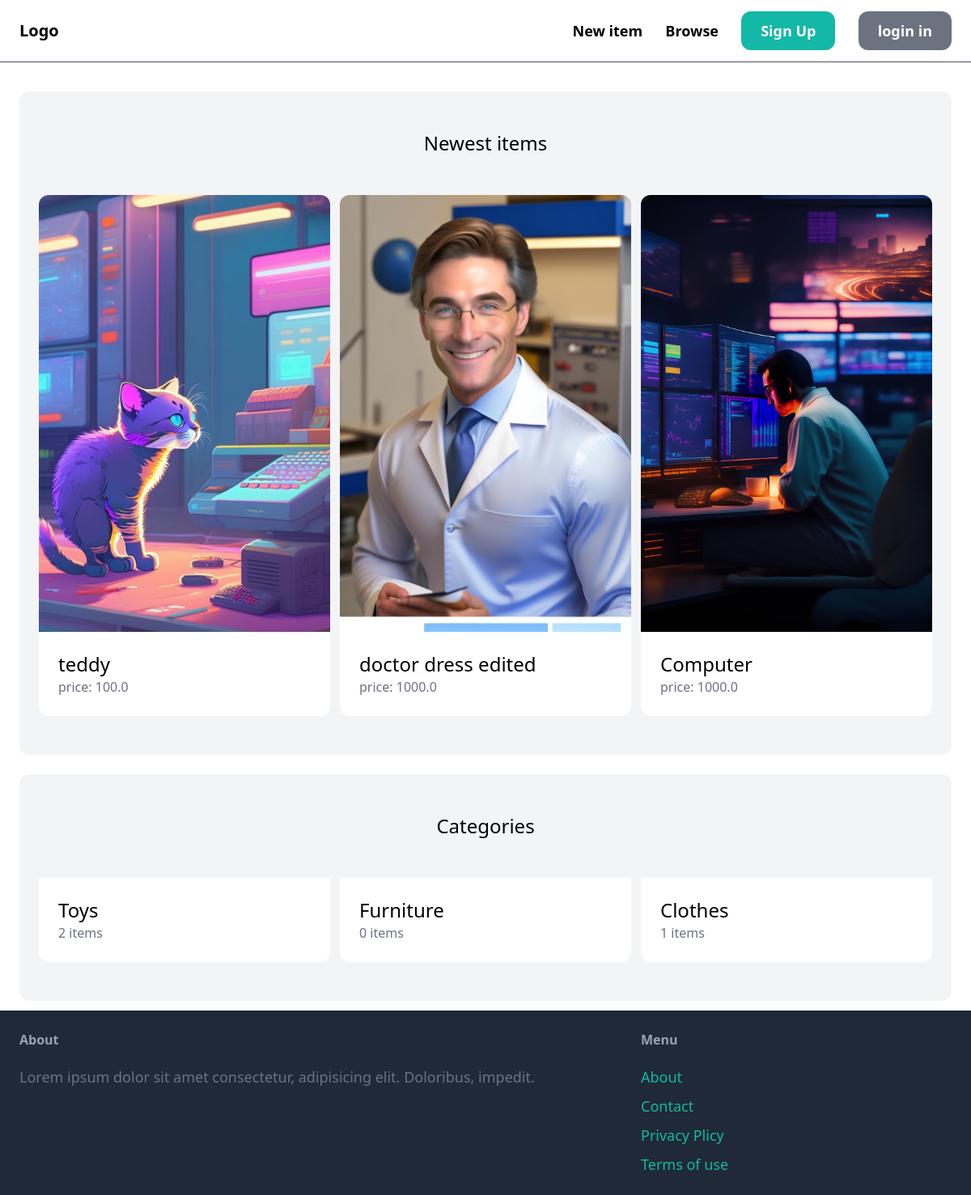
The page / on the database its author committed.
### item/models.py (models this page shows, shortened)
class Item(models.Model):
    category= models.ForeignKey(Category,related_name='items', on_delete=models.CASCADE)
    name = models.CharField(max_length=255)
    description = models.TextField(blank=True, null=True)
    price=models.FloatField()
    image= models.ImageField(upload_to='item_images', blank=True, null=True)
    is_sold=models.BooleanField(default=False)
    created_by=models.ForeignKey(User, related_name='items', on_delete=models.CASCADE)
    created_at=models.DateTimeField(auto_now_add=True)

class Category(models.Model):
    name=models.CharField(max_length=255)
    class Meta:
        verbose_name_plural = 'Categories'

### core/views.py (the view)
# urls.py: path('', views.index, name='index'),
def index(req):
    items = Item.objects.filter(is_sold=False)
    category = Category.objects.all()
    return render(req, 'core/index.html', {
        'categories' : category,
        'items' : items,
    })

### core/templates/core/index.html (shortened to what this page needs)
{% extends 'core/base.html' %}
{% block content %}
    <div class= 'mt-6 px-6 py-12 bg-gray-100 rounded-xl'>
        <h2 class='mb-12 text-2xl text-center'>Newest items</h2>
        <div class='grid grid-cols-3 gap-3'>
            {% for item in items %}
                <div class=''>
                    <a href="{% url 'item:detail' item.id %}">
                        <div>
                            <img class='rounded-t-xl ' src="{{item.image.url}}" alt="/">
                        </div>
                        <div class='p-6 bg-white rounded-b-xl'>
                            <h2 class='text-2xl'>{{item.name}}</h2>
                            <p class='text-gray-500'>price: {{item.price}}</p>
                        </div>
                    </a>
                </div>
            {% endfor %}
        </div>
    </div>
    <div class= 'mt-6 px-6 py-12 bg-gray-100 rounded-xl'>
        <h2 class='mb-12 text-2xl text-center'>Categories</h2>
        <div class='grid grid-cols-3 gap-3'>
            {% for category in categories %}
                <div class=''>
                    <a href="#">
                        <div class='p-6 bg-white rounded-b-xl'>
                            <h2 class='text-2xl'>{{category.name}}</h2>
                            <p class='text-gray-500'>{{category.items.count}} items</p>
                        </div>
                    </a>
                </div>
            {% endfor %}
        </div>
    </div>
{% endblock content %}

### rows shown on the page
Item: image (picture), name "teddy", price "100.0"
Item: image (picture), name "doctor dress edited", price "1000.0"
Item: image (picture), name "Computer", price "1000.0"
Category: name "Toys", items.count "2"
Category: name "Furniture", items.count "0"
Category: name "Clothes", items.count "1"
